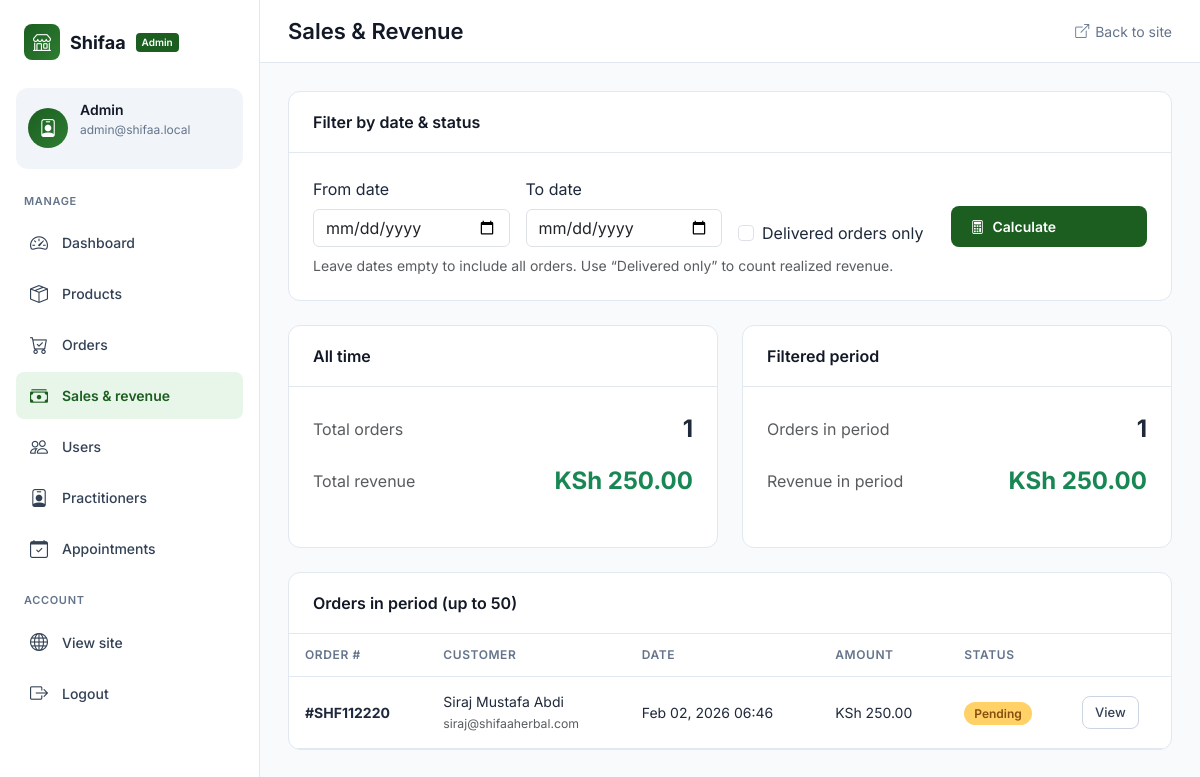
The page /admin/sales (signed in) on the database as committed earlier.
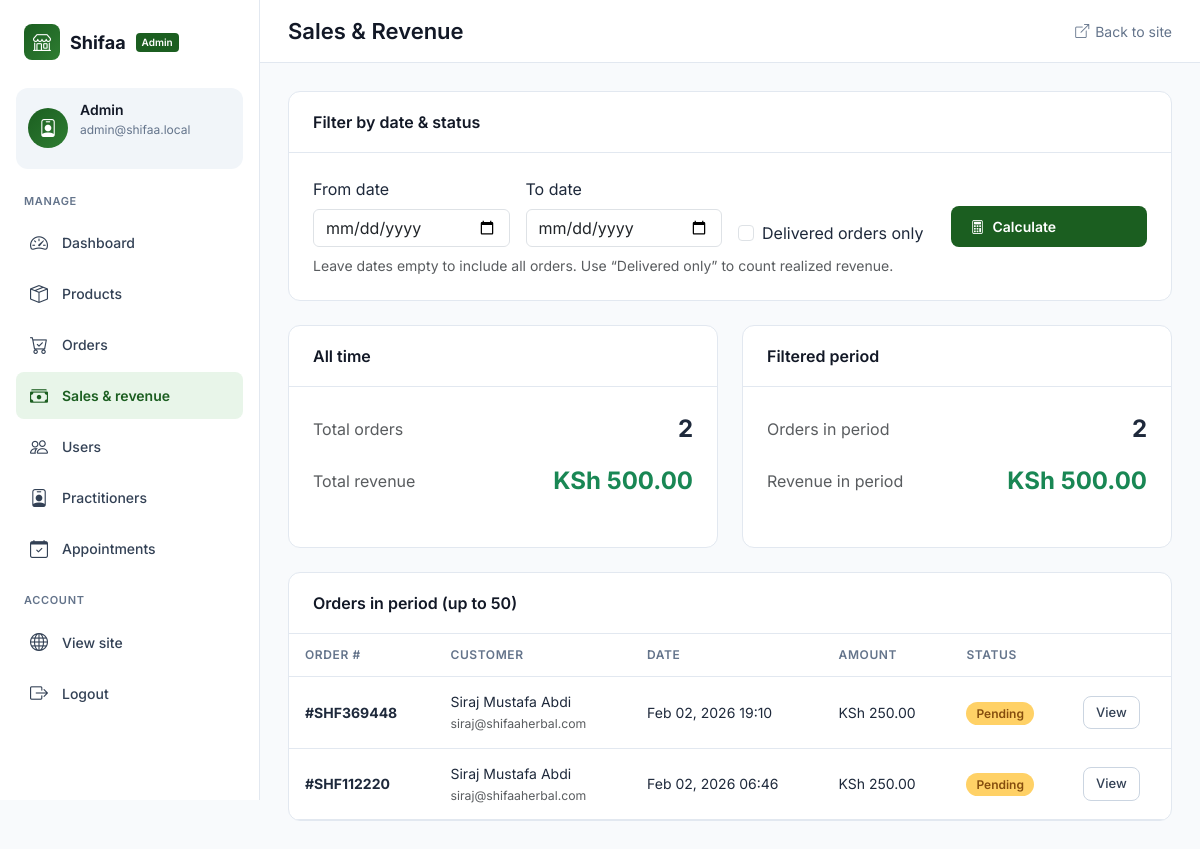
The same page on the database as committed later.
### models.py (models this page shows, shortened)
class Order(db.Model):
    __tablename__ = "orders"
    id = db.Column(db.Integer, primary_key=True)
    user_id = db.Column(db.Integer, db.ForeignKey("users.id"), nullable=False)
    order_number = db.Column(db.String(50), unique=True, nullable=False)
    total_amount = db.Column(db.Numeric(10, 2), nullable=False)
    status = db.Column(db.String(50), default="pending")  # pending, processing, shipped, delivered, cancelled
    shipping_address = db.Column(db.Text)
    delivery_option = db.Column(db.String(100))
    notes = db.Column(db.Text)
    created_at = db.Column(db.DateTime, default=datetime.utcnow)
    updated_at = db.Column(db.DateTime, default=datetime.utcnow, onupdate=datetime.utcnow)
    items = db.relationship("OrderItem", backref="order", lazy=True, cascade="all, delete-orphan")

class User(UserMixin, db.Model):
    __tablename__ = "users"
    id = db.Column(db.Integer, primary_key=True)
    name = db.Column(db.String(120), nullable=False)
    email = db.Column(db.String(120), unique=True, nullable=False, index=True)
    password_hash = db.Column(db.String(255), nullable=False)
    role = db.Column(db.String(20), nullable=False, default="user")  # "user" or "admin"
    phone = db.Column(db.String(20))
    address = db.Column(db.Text)
    created_at = db.Column(db.DateTime, default=datetime.utcnow)
    orders = db.relationship("Order", backref="user", lazy=True)
    appointments = db.relationship("Appointment", backref="user", lazy=True)
    cart_items = db.relationship("CartItem", backref="user", lazy=True, cascade="all, delete-orphan")

### app.py (the view, shortened to what this page needs)
    @app.route("/admin/sales")
    @login_required
    @admin_required
    def admin_sales():
        from datetime import timedelta
        from models import Order
        date_from_str = request.args.get("date_from", "").strip()
        date_to_str = request.args.get("date_to", "").strip()
        delivered_only = request.args.get("delivered_only") == "on"
        query = Order.query
        if delivered_only:
            query = query.filter_by(status="delivered")
        if date_from_str:
            try:
                date_from = datetime.strptime(date_from_str, "%Y-%m-%d")
                query = query.filter(Order.created_at >= date_from)
            except ValueError:
                pass
        orders_in_period = query.order_by(Order.created_at.desc()).all()
        order_count = len(orders_in_period)
        revenue = sum(float(o.total_amount) for o in orders_in_period)
        total_all_time = db.session.query(db.func.coalesce(db.func.sum(Order.total_amount), 0)).scalar() or 0
        total_orders_all_time = Order.query.count()
        return render_template(
            "admin/sales.html",
            date_from=date_from_str,
            date_to=date_to_str,
            delivered_only=delivered_only,
            order_count=order_count,
            revenue=revenue,
            total_orders_all_time=total_orders_all_time,
            total_revenue_all_time=float(total_all_time) if total_all_time else 0,
            orders=orders_in_period[:50],
        )

### templates/admin/sales.html (shortened to what the changed rows need)
{% extends "admin/base.html" %}
{% block page_title %}Sales & Revenue{% endblock %}
{% block content %}
<div class="row g-4 mb-4">
    <div class="col-md-6">
        <div class="card-admin h-100">
            <div class="card-body">
                <div class="d-flex justify-content-between align-items-center mb-3">
                    <span class="text-muted">Total orders</span>
                    <strong class="fs-4">{{ total_orders_all_time }}</strong>
                </div>
                <div class="d-flex justify-content-between align-items-center">
                    <span class="text-muted">Total revenue</span>
                    <strong class="fs-4 text-success">{{ total_revenue_all_time|currency }}</strong>
                </div>
            </div>
        </div>
    </div>
    <div class="col-md-6">
        <div class="card-admin h-100">
            <div class="card-body">
                <div class="d-flex justify-content-between align-items-center mb-3">
                    <span class="text-muted">Orders in period</span>
                    <strong class="fs-4">{{ order_count }}</strong>
                </div>
                <div class="d-flex justify-content-between align-items-center">
                    <span class="text-muted">Revenue in period</span>
                    <strong class="fs-4 text-success">{{ revenue|currency }}</strong>
                </div>
            </div>
        </div>
    </div>
</div>
<div class="card-admin">
    <div class="card-body p-0">
        {% if orders %}
        <div class="table-responsive">
            <table class="table-admin">
                <thead>
                    <tr>
                        <th>Order #</th>
                        <th>Customer</th>
                        <th>Date</th>
                        <th>Amount</th>
                        <th>Status</th>
                        <th></th>
                    </tr>
                </thead>
                <tbody>
                    {% for order in orders %}
                    <tr>
                        <td><strong>#{{ order.order_number }}</strong></td>
                        <td>{{ order.user.name }}<br><small class="text-muted">{{ order.user.email }}</small></td>
                        <td>{{ order.created_at.strftime('%b %d, %Y %H:%M') }}</td>
                        <td>{{ order.total_amount|currency }}</td>
                        <td><span class="badge-status badge-{{ order.status }}">{{ order.status|title }}</span></td>
                        <td><a href="{{ url_for('admin_order_detail', order_id=order.id) }}" class="btn-sm-admin">View</a></td>
                    </tr>
                    {% endfor %}
                </tbody>
            </table>
        </div>
        {% endif %}
    </div>
</div>
{% endblock %}

Rows that differ between the two databases and show on the page:
added Order: order_number "SHF369448", user.name "Siraj Mustafa Abdi", user.email "siraj@shifaaherbal.com", created_at "Feb 02, 2026 19:10", total_amount "KSh 250.00", status "Pending"
Other text that changed with them:
{{ total_orders_all_time }}: "1" → "2"
{{ total_revenue_all_time|currency }}: "KSh 250.00" → "KSh 500.00"
{{ order_count }}: "1" → "2"
{{ revenue|currency }}: "KSh 250.00" → "KSh 500.00"
